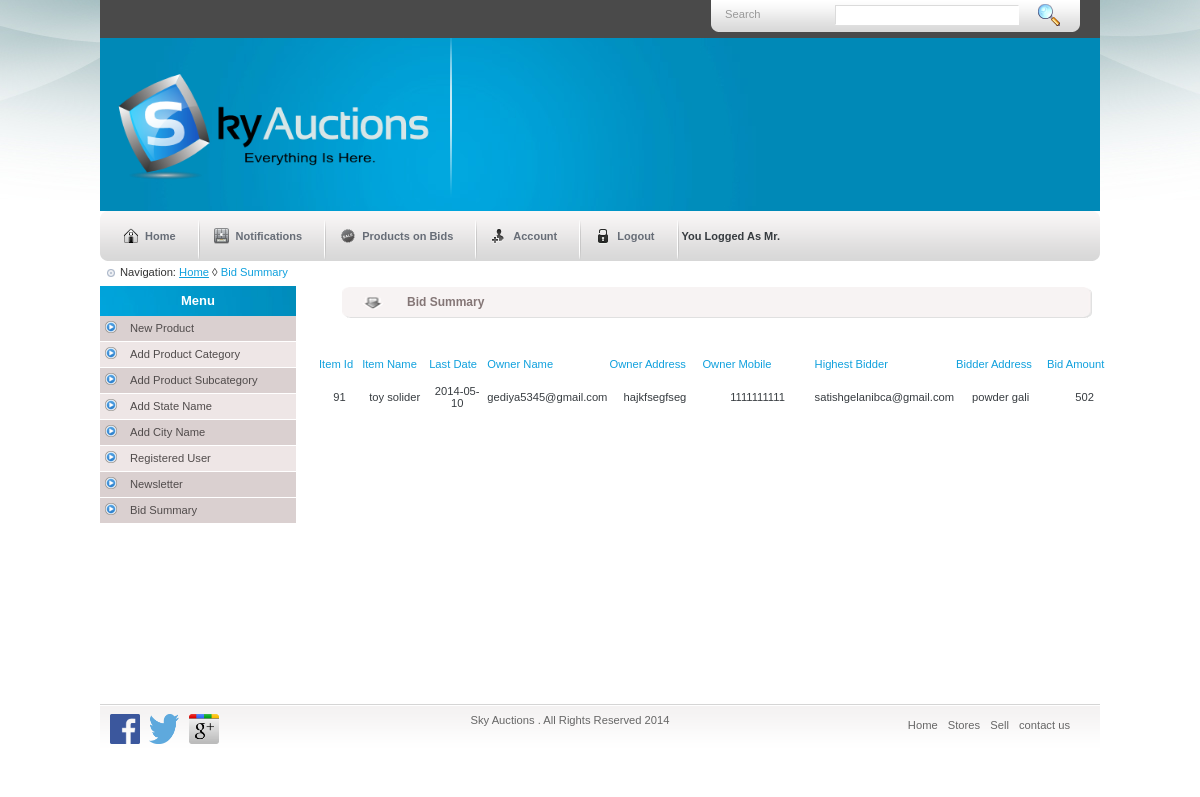
Page /admin/summary.php on the committed database.
### tables this page shows
CREATE TABLE IF NOT EXISTS `registration` (
  `regid` int(11) NOT NULL AUTO_INCREMENT,
  `name` varchar(40) NOT NULL,
  `uname` varchar(40) NOT NULL,
  `pass` varchar(40) NOT NULL,
  `hear` varchar(40) NOT NULL,
  `addd` varchar(200) NOT NULL,
  `ctid` int(11) NOT NULL,
  `mno` varchar(10) NOT NULL,
  `utype` varchar(10) NOT NULL,
  `country` varchar(50) NOT NULL,
  `gender` varchar(50) NOT NULL,
  PRIMARY KEY (`regid`),
  KEY `cityid` (`ctid`),
  KEY `ctid` (`ctid`)
);

### admin/summary.php (the view, shortened to what this page needs)
<?php include("header.php")?>
   <div class="crumb_navigation"> Navigation: <a href="index.php">Home</a> &loz; <span class="current">Bid Summary</span> </div> <div class="left_content">
      <?php include("left.php")?>
    </div>
    <div class="center_content" >
      <div class="center_title_bar">Bid Summary</div>
      <div class="prod_box">
          <link rel="stylesheet" type="text/css" href="css/default.css"/>
          <p>
        </p>
        <table width="807" height="68">
<td width="46" height="38" class="style2">Item Id</td>
<td class="style2" width="73">Item Name</td>
<td class="style2" width="63">Last Date</td>
<td class="style2" width="85">Owner Name</td>
<td class="style2" width="98">Owner Address</td>
<td class="style2" width="124">Owner Mobile</td>
<td class="style2" width="93">Highest Bidder</td>
<td class="style2" width="101">Bidder Address</td>
<td class="style2" width="84">Bid Amount</td>
<?php
$query1="select distinct B.itid,R.regid,itname,itlastdate,uname,bidder,addd,mno, max(bidamount) as bidamount from registration as R,itemmaster as I,bidreport as B where I.itid = B.itid and I.regid = R.regid group by I.itid";
$rs=mysql_query($query1);
while($data = mysql_fetch_array($rs))
{
	?>
    <tr align="center">
    <td height="22"><?php
        echo $data['itid'];
    ?></td>
   <td><?php
        echo $data['itname'];
    ?></td>
	<td><?php
        echo $data['itlastdate'];
    ?></td>
	<td><?php
        echo $data['uname'];
    ?></td>
	<td><?php
        echo $data['addd'];
    ?></td>
	<td>
    <?php
        echo $data['mno'];
    ?>
	</td>
<td>
    <?php
        echo $data['bidder'];
    ?>
	</td>
	<td><?php
    $querycity="select * from registration where uname='".$data['bidder']."'";
			$cityresult=mysql_query($querycity);
			$citydata=mysql_fetch_array($cityresult);
		    echo $citydata['addd'];?>
	</td>
	<td>
    <?php
        echo $data['bidamount'];
    ?>
	<?php
}
?>
</table>
      </div>
    </div >
  </div>
<?php include("footer.php")?>

### admin/style.css (style rules this page uses)
body { background:url(images/bg.jpg) no-repeat #fff center top; padding:0; font-family:Verdana,Arial, Helvetica, sans-serif; font-size:11px; margin:0px auto auto auto; color:#000; }
p { padding:2px; margin:0px; }
.crumb_navigation { width:980px; height:15px; padding:5px 10px 0 20px; color:#333333; background:url(images/navbullet.png) no-repeat left; background-position:5px 6px; }
.crumb_navigation a { color:#0fa0dd; text-decoration:underline; }
span.current { color:#0fa0dd; }
.left_content { width:196px; float:left; }
.center_content { width:780px; float:left; padding:5px 10px; }
.center_title_bar { width:720px; height:33px; float:left; padding:0 0 0 100px; margin:0 0 0 1px; _margin:0 0 0 6px; line-height:33px; font-size:12px; color:#847676; font-weight:bold; background:url(images/bar_bg.gif) no-repeat center; }
.prod_box { width:173px; height:auto; float:left; padding:10px 10px 10px 11px; }

### admin/css/default.css (style rules this page uses)
* { padding: 0; margin: 0; border: 0; }
body, html { color: #373C40; font-family: Verdana,Arial, Helvetica, sans-serif; height: 100%; margin:0px; }
body { font-size: 70%; }
p { padding: 7px 0 7px 0; font-weight: 500; font-size: 10pt; }
a { color: #0687D1; text-decoration:none; }

### rows in the picture
registration: itid "91", itname "toy solider", itlastdate "2014-05-10", uname "gediya5345@gmail.com", addd "hajkfsegfseg", mno "1111111111", bidder "satishgelanibca@gmail.com", registration.addd "powder gali", bidamount "502"
